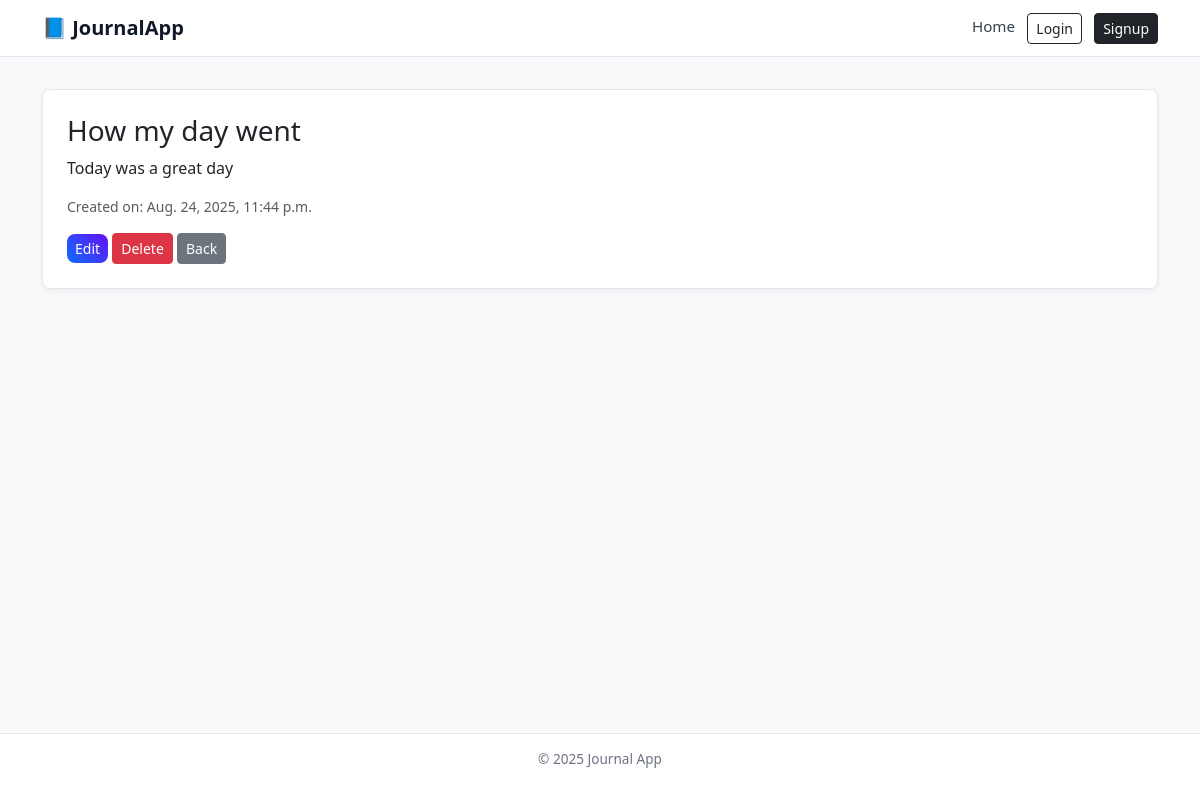
The app's page /journal/9/ with its own data.
### journal_app/models.py (models this page shows, shortened)
class journal(models.Model):
    title = models.CharField(max_length=100)
    author = models.ForeignKey(user, on_delete=models.CASCADE, blank=True, null=True)
    content = models.TextField()
    created_at = models.DateTimeField(auto_now_add=True)
    updated_at = models.DateTimeField(auto_now=True)

### journal_app/views.py (the view)
# urls.py: path('journal/<int:pk>/', journalDetailView.as_view(), name='journal-detail'),
class journalDetailView(DetailView):
    model = journal
    template_name = 'journal/detail.html'

### journal_app/templates/journal/detail.html (shortened to what this page needs)
{% extends "journal/base.html" %}
{% block content %}
<div class="card p-4">
    <h3>{{ journal.title }}</h3>
    <p>{{ journal.content }}</p>
    <small class="text-muted">Created on: {{ journal.created_at }}</small>
    <div class="mt-3">
        <a href="{% url 'journal-update' journal.id %}" class="btn btn-sm btn-primary">Edit</a>
        <a href="{% url 'journal-delete' journal.id %}" class="btn btn-sm btn-danger">Delete</a>
        <a href="{% url 'home' %}" class="btn btn-sm btn-secondary">Back</a>
    </div>
</div>
{% endblock %}

### journal_app/static/journal/css/style.css (style rules this page uses)
body { font-family: 'Quicksand', sans-serif; background-color: #121212; color: #eaeaea; }
a { text-decoration: none; transition: color 0.3s ease-in-out; }
.card { background-color: #1e1e1e; border: none; border-radius: 12px; box-shadow: 0px 0px 10px rgba(13, 110, 253, 0.2); padding: 20px; margin-bottom: 20px; }
.btn-primary { background: linear-gradient(45deg, #0d6efd, #6610f2); border: none; border-radius: 8px; transition: transform 0.2s; }

### journal_app/templates/journal/base.html (style rules this page uses)
body { background-color: #f8f9fa; font-family: system-ui, -apple-system, "Segoe UI", Roboto, sans-serif; min-height: 100vh; display: flex; flex-direction: column; }
.card { border-radius: 8px; border: 1px solid #e5e7eb; background: #fff; box-shadow: 0 2px 6px rgba(0,0,0,0.05); margin-bottom: 1rem; }

### records on screen
journal: title "How my day went", content "Today was a great day", created_at "Aug. 24, 2025, 11:44 p.m."
